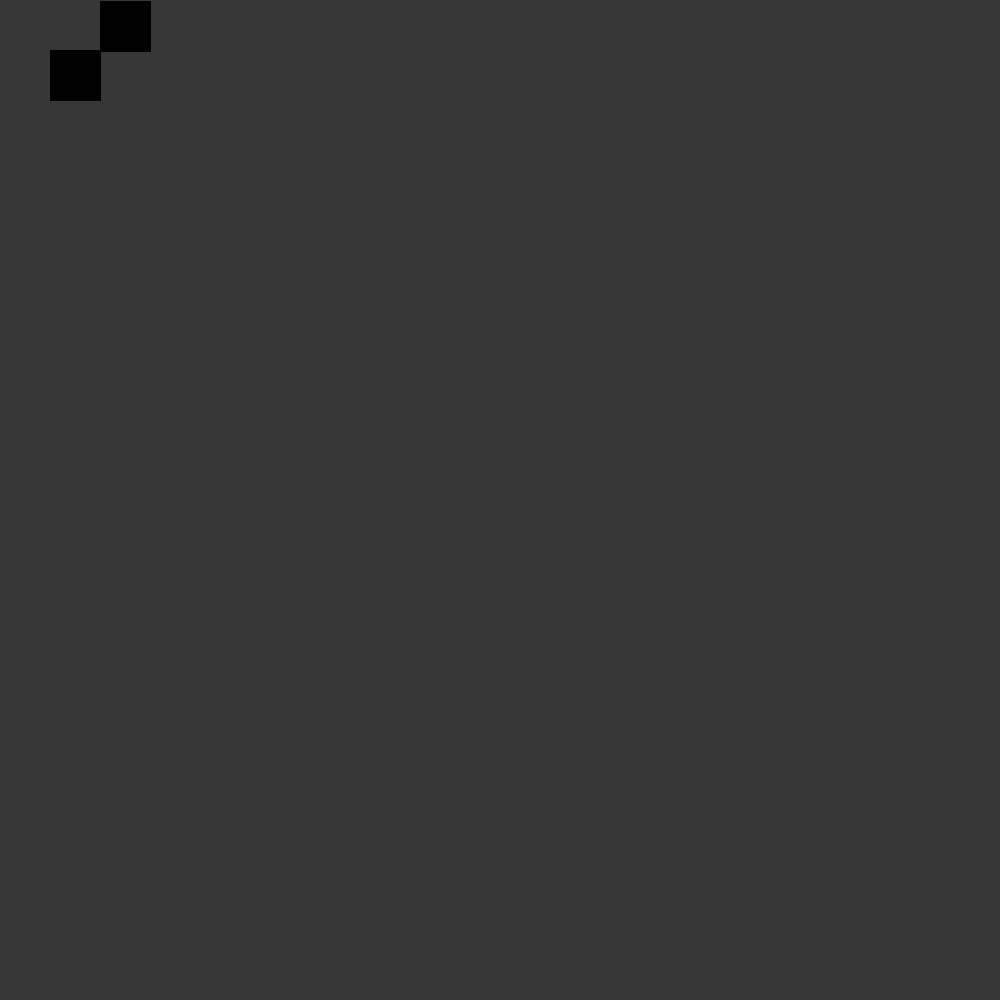
Frame 1 (no input)
Frame 60 (the mouse pressed at the canvas centre just before this capture): identical to frame 1, image omitted
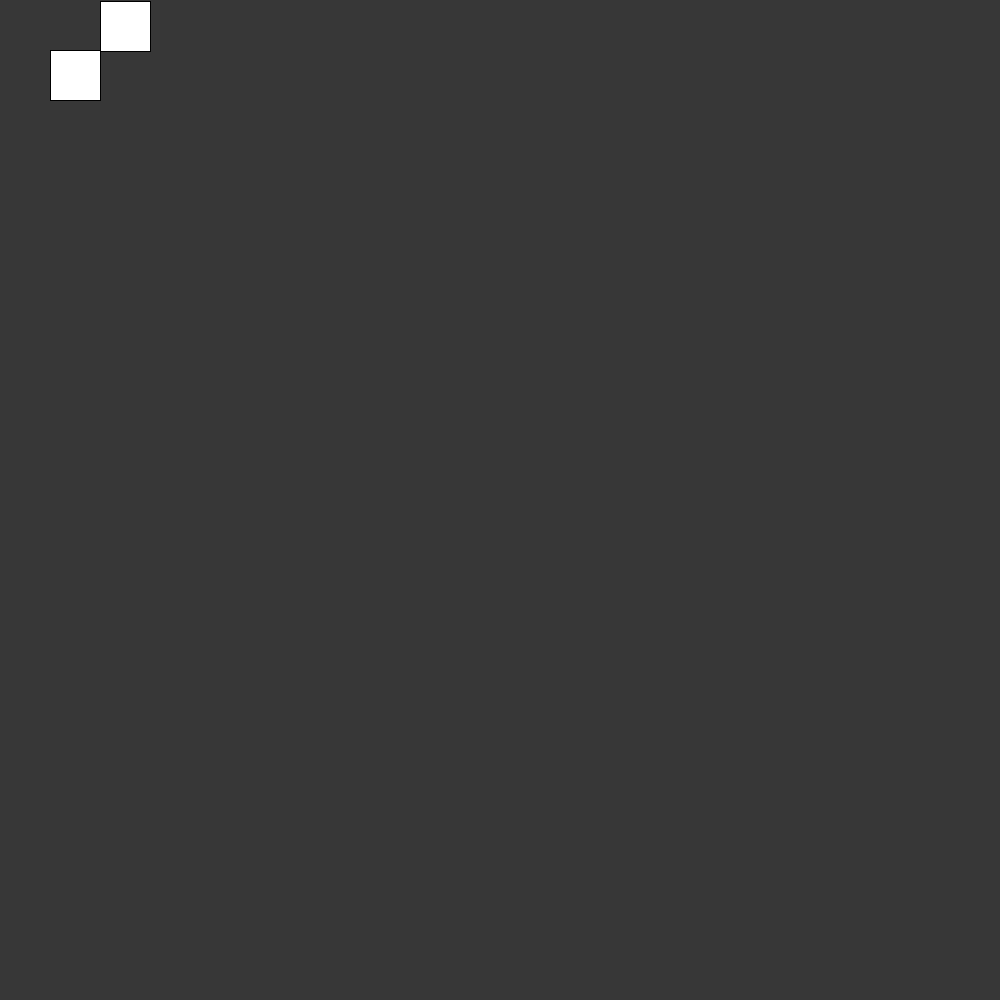
Frame 120 (the mouse held since frame 60 and released just before this capture)

The Processing sketch that drew these frames (run headless with seeded random() and noise(); from frame 60 on, the mouse is pressed at the canvas centre):

// Processing sketch: firkant
// ── firkant.pde
float XstorrelseY = 50;
float XpostionY = 50;
float value;
color red = color(255,0,0);
void setup() {
  size(1000, 1000);
 

}

void draw() {
  background(55);
  fill(value);
  rect(XpostionY,XpostionY,XstorrelseY,XstorrelseY);
  fill(value);
  rect(XpostionY*2,1,XstorrelseY,XstorrelseY);
  
}

void mousePressed()
  {
  if(value==255)
  {
    value = red;
  }
  else
  {
    value=255;
  }
}
